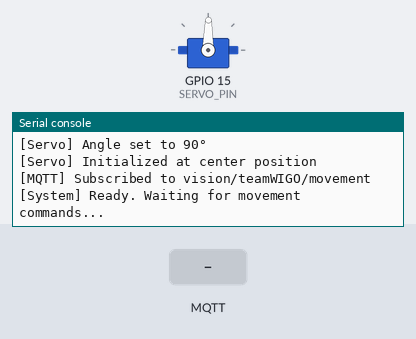
Recording of a program running on a simulated ESP8266 board running MicroPython. On the bench: servo, the last lines printed to the serial console. Inputs (shaded band) come from the test bench. WiFi joins after 1.5 s; no MQTT or app messages arrive unless stated; servo angles are drawn from the pulse width (0.5 ms = 0°, 2.5 ms = 180°); the clock reads 2024-03-15 10:24:30 at power-on unless the program sets it.

Above: at 4.3 s.
4.4 s: MQTT message "MOVE_LEFT" arrives on the first subscribed topic
At 5.6 s:
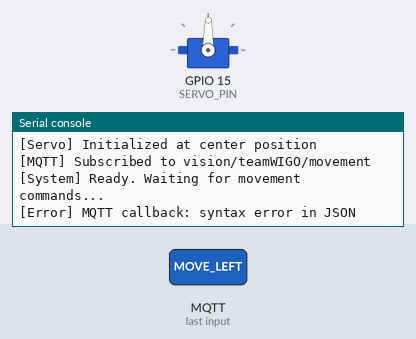
5.9 s: MQTT message "1" arrives on the first subscribed topic
At 7.1 s:
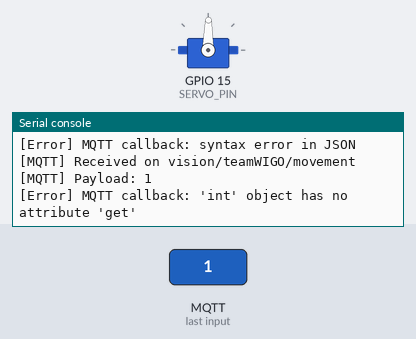

Measured:
- after the input at 4.4 s, the serial console: prints a new line at once (image 1)
- after the input at 5.9 s, the serial console: prints a new line at once (image 2)

The program:

main.py
```python
"""
ESP8266 Edge Controller
- Subscribes to MQTT movement messages
- Interprets movement instructions
- Drives servo motor

Must NOT:
- Use HTTP
- Use WebSocket
- Connect directly to browser
"""

import json
import time
from machine import Pin, PWM
from umqtt.simple import MQTTClient
import network

# Configuration
TEAM_ID = "teamWIGO"  #
MQTT_BROKER = "157.173.101.159"  # VPS IP
MQTT_PORT = 1883
CLIENT_ID = f"esp8266_{TEAM_ID}"

# Servo configuration
SERVO_PIN = 15  # GPIO15 (D8 on many boards)
servo = None

# Movement state mapping
ANGLE_CENTER = 90
ANGLE_LEFT = 45
ANGLE_RIGHT = 135

# Deadzone for no movement
DEADZONE = 0.05  # 5% tolerance

def setup_servo():
    """Initialize servo on specified pin"""
    global servo
    pwm = PWM(Pin(SERVO_PIN))
    pwm.freq(50)  # Standard 50Hz servo frequency
    servo = pwm
    set_angle(ANGLE_CENTER)
    time.sleep(1)
    print("[Servo] Initialized at center position")

def set_angle(angle):
    """
    Set servo angle (0-180 degrees)
    Pulse width: 0.5ms (0°) to 2.5ms (180°) @ 50Hz (20ms period)
    """
    if servo is None:
        return

    # Clamp angle
    angle = max(0, min(180, angle))

    # Convert angle to duty cycle
    # 0° = 0.5ms = 2.5% duty = 25 (for 0-1023 range)
    # 180° = 2.5ms = 12.5% duty = 128 (for 0-1023 range)
    duty = int(25 + (angle / 180) * 103)
    servo.duty(duty)
    print(f"[Servo] Angle set to {angle}°")

def map_state_to_angle(state):
    """Convert movement state to servo angle"""
    if state == "MOVE_LEFT":
        return ANGLE_LEFT
    elif state == "MOVE_RIGHT":
        return ANGLE_RIGHT
    elif state == "CENTERED":
        return ANGLE_CENTER
    else:  # NO_FACE - stay at current position
        return None

def mqtt_callback(topic, msg):
    """Handle incoming MQTT messages"""
    try:
        topic_str = topic.decode()
        payload = json.loads(msg.decode())

        print(f"[MQTT] Received on {topic_str}")
        print(f"[MQTT] Payload: {payload}")

        # Only process our movement topic
        expected_topic = f"vision/{TEAM_ID}/movement"

        if topic_str == expected_topic:
            status = payload.get("status")
            timestamp = payload.get("timestamp")

            angle = map_state_to_angle(status)
            if angle is not None:
                set_angle(angle)

    except Exception as e:
        print(f"[Error] MQTT callback: {e}")

def connect_mqtt():
    """Connect to MQTT broker"""
    try:
        client = MQTTClient(CLIENT_ID, MQTT_BROKER, MQTT_PORT)
        client.set_callback(mqtt_callback)
        client.connect()

        # Subscribe to movement topic
        topic = f"vision/{TEAM_ID}/movement"
        client.subscribe(topic)
        print(f"[MQTT] Subscribed to {topic}")

        return client
    except Exception as e:
        print(f"[MQTT] Connection failed: {e}")
        return None

def main():
    print("\n=== ESP8266 Face-Locked Servo Controller ===")
    print(f"Team ID: {TEAM_ID}")
    print(f"MQTT Broker: {MQTT_BROKER}")

    # Initialize servo
    setup_servo()

    # Connect to MQTT
    mqtt_client = connect_mqtt()
    if mqtt_client is None:
        print("[Error] Could not connect to MQTT. Rebooting...")
        time.sleep(2)
        machine.reset()

    print("[System] Ready. Waiting for movement commands...")

    # Keep-alive counter
    last_heartbeat = time.time()

    try:
        while True:
            # Check for MQTT messages
            mqtt_client.check_msg()

            # Send heartbeat every 30 seconds
            if time.time() - last_heartbeat > 30:
                heartbeat = {
                    "node": "esp8266",
                    "status": "ONLINE",
                    "timestamp": int(time.time())
                }
                mqtt_client.publish(f"vision/{TEAM_ID}/heartbeat",
                                   json.dumps(heartbeat))
                last_heartbeat = time.time()

            time.sleep(0.05)  # 20Hz control loop

    except KeyboardInterrupt:
        print("\n[System] Shutting down...")
        # Return servo to center on exit
        set_angle(ANGLE_CENTER)
        time.sleep(0.5)
        mqtt_client.disconnect()

if __name__ == "__main__":
    main()
```

boot.py
```python
# boot.py - Run on ESP8266 startup
import network
import time
import machine

def connect_wifi():
    ssid = "YOUR_WIFI_SSID"
    password = "YOUR_WIFI_PASSWORD"

    wlan = network.WLAN(network.STA_IF)
    wlan.active(True)

    if not wlan.isconnected():
        print("[WiFi] Connecting to", ssid)
        wlan.connect(ssid, password)

        max_wait = 30
        while max_wait > 0:
            if wlan.isconnected():
                break
            max_wait -= 1
            time.sleep(1)
            print("[WiFi] Waiting...")

    if wlan.isconnected():
        print("[WiFi] Connected!", wlan.ifconfig())
        return True
    else:
        print("[WiFi] Connection failed!")
        return False

connect_wifi()
```
